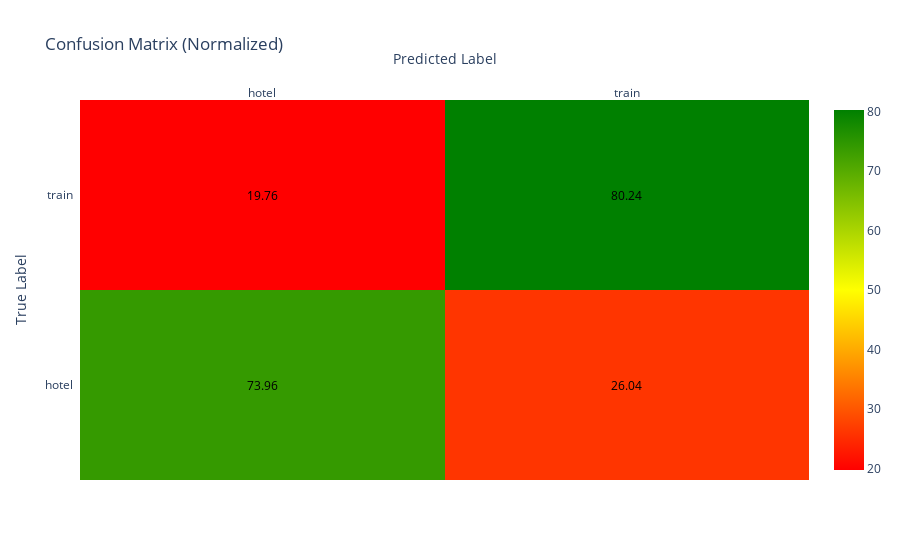

Write notebook code for a chart like this one.
### Code cell
# Compute the confusion matrix
conf_matrix = confusion_matrix(filtered_labels_test, y_test_pred)

# Normalize the confusion matrix
conf_matrix_normalized = conf_matrix.astype('float') / conf_matrix.sum(axis=1)[:, np.newaxis]


conf_matrix_percentage = conf_matrix_normalized * 100

labels = sorted(set(filtered_labels_test))

# Custom colorscale
red_to_green_colorscale = [
    [0.0, 'red'],  # red for 0%
    [0.5, 'yellow'],  # yellow for 50%
    [1.0, 'green']  # green for 100%
]

# Heatmap
fig = ff.create_annotated_heatmap(
    z=conf_matrix_percentage, 
    x=labels, 
    y=labels, 
    colorscale=red_to_green_colorscale,
    annotation_text=np.around(conf_matrix_percentage, decimals=2).astype(str),
    showscale=True
)

fig.update_layout(
    title='Confusion Matrix (Normalized)',
    xaxis=dict(title='Predicted Label'),
    yaxis=dict(title='True Label'),
    coloraxis_colorbar=dict(
        title='Percentage (%)'
    )
)

fig.show()

### Figure 1 — Plotly figure (JSON) as saved in the notebook; plotly's stock layout.template omitted (floating-point values rounded to 4 significant figures)
{"data": [{"colorscale": [[0, "red"], [0.5, "yellow"], [1, "green"]], "reversescale": false, "showscale": true, "type": "heatmap", "x": ["hotel", "train"], "y": ["hotel", "train"], "z": [[73.96, 26.04], [19.76, 80.24]]}], "layout": {"annotations": [{"font": {"color": "#000000"}, "showarrow": false, "text": "73.96", "x": "hotel", "xref": "x", "y": "hotel", "yref": "y"}, {"font": {"color": "#000000"}, "showarrow": false, "text": "26.04", "x": "train", "xref": "x", "y": "hotel", "yref": "y"}, {"font": {"color": "#000000"}, "showarrow": false, "text": "19.76", "x": "hotel", "xref": "x", "y": "train", "yref": "y"}, {"font": {"color": "#000000"}, "showarrow": false, "text": "80.24", "x": "train", "xref": "x", "y": "train", "yref": "y"}], "coloraxis": {"colorbar": {"title": {"text": "Percentage (%)"}}}, "title": {"text": "Confusion Matrix (Normalized)"}, "xaxis": {"dtick": 1, "gridcolor": "rgb(0, 0, 0)", "side": "top", "ticks": "", "title": {"text": "Predicted Label"}}, "yaxis": {"dtick": 1, "ticks": "", "ticksuffix": "  ", "title": {"text": "True Label"}}}}
